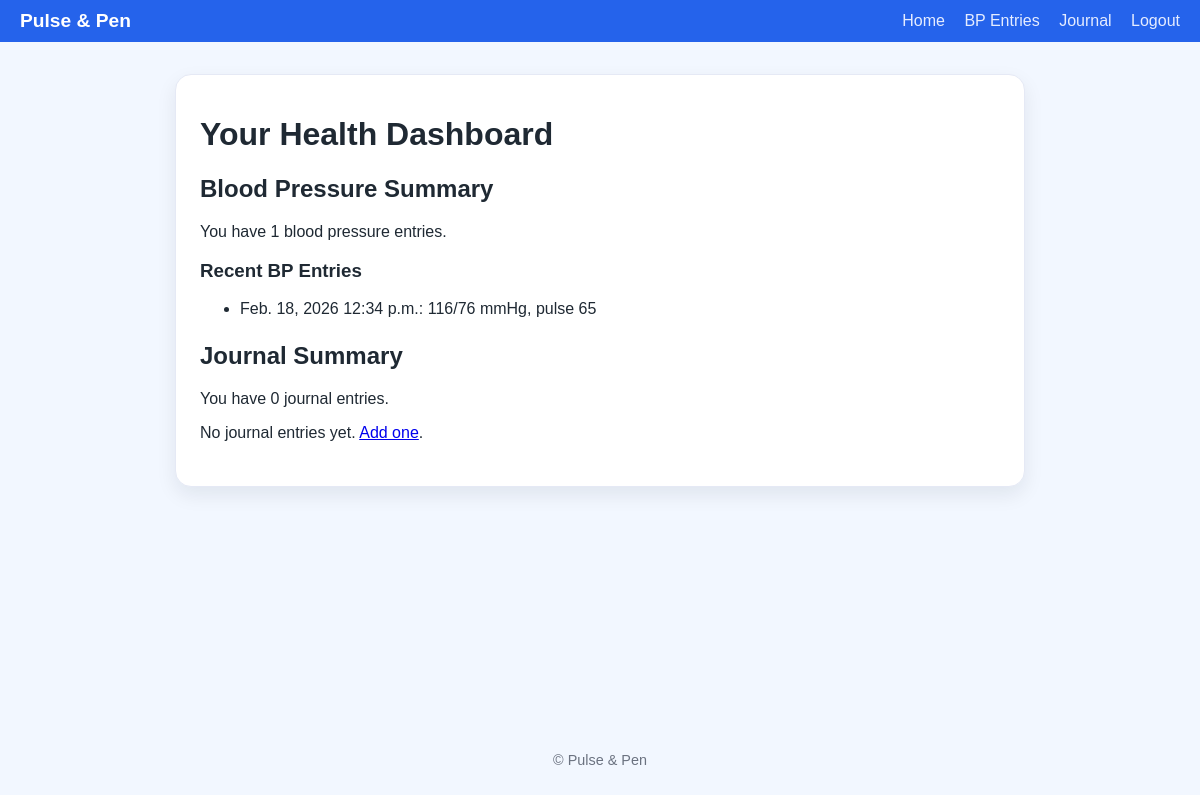
Before: /dashboard/ (signed in) with the older database file.
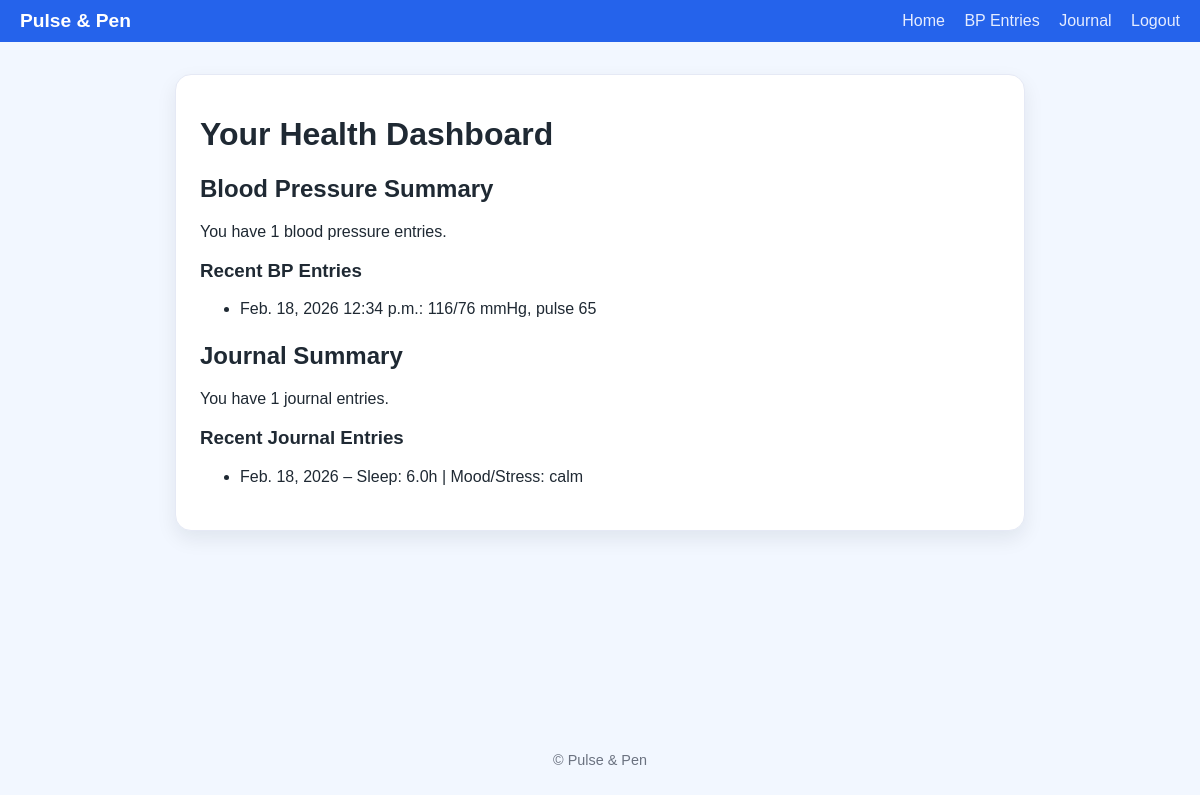
After: the same page with the newer database file.
### heartline/models.py (models this page shows, shortened)
class BPEntry(models.Model):
    user = models.ForeignKey(User, on_delete=models.CASCADE)
    date = models.DateField()
    time = models.TimeField()
    systolic = models.IntegerField()
    diastolic = models.IntegerField()
    pulse = models.IntegerField()
    note = models.TextField(blank=True, null=True)

class JournalEntry(models.Model):
    user = models.ForeignKey(
        User,
        on_delete=models.CASCADE,
        related_name='journal_entries'
    )
    date = models.DateField()
    sleep_hours = models.DecimalField(
        max_digits=4,
        decimal_places=1,
        blank=True,
        null=True,
        help_text="Hours of sleep, e.g. 7.5"
    )
    sleep_quality = models.CharField(
        max_length=50,
        blank=True,
        help_text="Short description or rating of sleep quality"
    )
    exercise_type = models.CharField(
        max_length=100,
        blank=True,
        help_text="Type of exercise, e.g. walking, running"
    )
    exercise_duration = models.IntegerField(
        blank=True,
        null=True,
        help_text="Duration of exercise in minutes"
    )
    diet_notes = models.TextField(
        blank=True,
        help_text="Notes about meals or diet for the day"
    )
    mood_stress_level = models.CharField(
        max_length=50,
        blank=True,
        help_text="Mood/stress description, e.g. 'calm', 'stressed'"
    )

### heartline/views.py (the view)
# urls.py: path('dashboard/', DashboardView.as_view(), name='dashboard'),
class DashboardView(LoginRequiredMixin, TemplateView):
    template_name = 'heartline/dashboard.html'
    login_url = 'login'
    def get_context_data(self, **kwargs):
        context = super().get_context_data(**kwargs)
        user = self.request.user
        bp_qs = BPEntry.objects.filter(user=user).order_by('-date', '-time')
        context['bp_count'] = bp_qs.count()
        context['recent_bp_entries'] = bp_qs[:5]
        journal_qs = JournalEntry.objects.filter(user=user).order_by('-date')
        context['journal_count'] = journal_qs.count()
        context['recent_journal_entries'] = journal_qs[:5]
        return context

### heartline/templates/heartline/dashboard.html
{% extends 'heartline/base.html' %}
{% block content %}
    <h1 class="auth-title">Your Health Dashboard</h1>
    <section class="container-section">
        <h2>Blood Pressure Summary</h2>
        <p>You have {{ bp_count }} blood pressure entries.</p>
        {% if recent_bp_entries %}
            <h3>Recent BP Entries</h3>
            <ul>
                {% for entry in recent_bp_entries %}
                    <li>
                        {{ entry.date }} {{ entry.time }}:
                        {{ entry.systolic }}/{{ entry.diastolic }} mmHg, pulse {{ entry.pulse }}
                    </li>
                {% endfor %}
            </ul>
        {% else %}
            <p>No BP entries yet. <a href="{% url 'bpentry-create' %}">Add one</a>.</p>
        {% endif %}
    </section>
    <section class="container-section" style="margin-top: 24px;">
        <h2>Journal Summary</h2>
        <p>You have {{ journal_count }} journal entries.</p>
        {% if recent_journal_entries %}
            <h3>Recent Journal Entries</h3>
            <ul>
                {% for entry in recent_journal_entries %}
                    <li>
                        {{ entry.date }} –
                        {% if entry.sleep_hours %}Sleep: {{ entry.sleep_hours }}h{% endif %}
                        {% if entry.mood_stress_level %} | Mood/Stress: {{ entry.mood_stress_level }}{% endif %}
                    </li>
                {% endfor %}
            </ul>
        {% else %}
            <p>No journal entries yet. <a href="{% url 'journalentry-create' %}">Add one</a>.</p>
        {% endif %}
    </section>
{% endblock %}

Changed rows visible on the page:
added JournalEntry: date "Feb. 18, 2026", sleep_hours "6.0", mood_stress_level "calm"
Other visible differences:
{{ journal_count }}: "0" → "1"
text no longer shown: "No journal entries yet. Add one ."
text now shown: "Recent Journal Entries"
